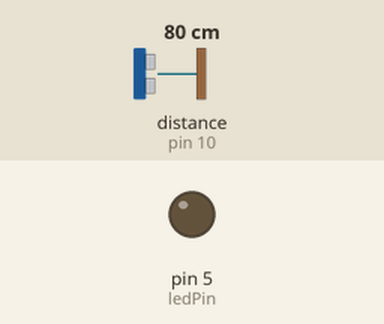
Recording of a sketch running on a simulated Arduino Uno, built with avr-gcc and run on an emulated ATmega328P. On the bench: output pins drawn as LEDs (lit = HIGH). Wiring (inferred from the names in the program): ultrasonic range finder: trigger pin 9; echo pin 10. Dashed ring = blinking. The inputs (shaded band) are chosen by the test bench; at power-on: distance to the obstacle (sensor on pin 10) 80 cm. The echo pulse lasts 58.3 µs per cm; pins used as bus, display or sensor lines are not drawn; what the sketch prints to the serial monitor is not drawn.

Above: at 1.2 s.
1.3 s: distance to the obstacle (sensor on pin 10) set to 60 cm
At 1.57 s:
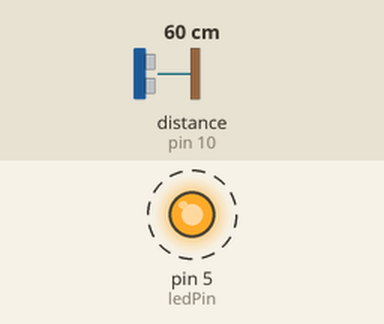
Timing chart, 0 to 4.3 s (numbered marks = the images above; inputs shaded):
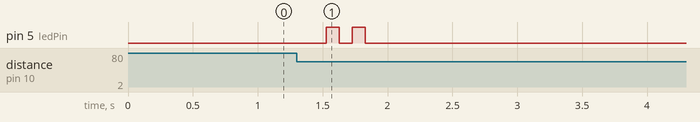

Measured:
- after the input at 1.3 s, pin 5 (ledPin): alternates HIGH for 0.10 s and LOW for 0.10 s, 4 changes in all, then stays LOW, starting after 0.23 s

The sketch:

test.ino
```cpp
const int trigPin = 9;
const int echoPin = 10;
const int ledPin = 5;
float distance_former = 0;

void setup() {
  long duration0;

  Serial.begin(9600);

  pinMode(trigPin, OUTPUT);
  pinMode(echoPin, INPUT);
  pinMode(ledPin,OUTPUT);

  //とりが信号を送る（初期状態の記録をするため）
  digitalWrite(trigPin, LOW);
  delayMicroseconds(2);
  digitalWrite(trigPin, HIGH);
  delayMicroseconds(10);
  digitalWrite(trigPin, LOW);

  duration0 = pulseIn(echoPin, HIGH);

  // 距離を計算（音速343m/s）
  distance_former = duration0 * 0.034 / 2;

}

void loop() {
  long duration;
  float distance;

  // トリガ信号を送る
  digitalWrite(trigPin, LOW);
  delayMicroseconds(2);
  digitalWrite(trigPin, HIGH);
  delayMicroseconds(10);
  digitalWrite(trigPin, LOW);

  // EchoピンがHIGHになっている時間を測定
  duration = pulseIn(echoPin, HIGH);

  // 距離を計算（音速343m/s）
  distance = duration * 0.034 / 2;

 //距離の変化が現在の距離の5%以上の大きさだったら開いたと判定する
  if ((distance_former - distance ) >= distance * 0.1){

    digitalWrite(ledPin,HIGH);
    delay(100);
    digitalWrite(ledPin,LOW);
    delay(100);
    digitalWrite(ledPin,HIGH);
    delay(100);
    digitalWrite(ledPin,LOW);

  } else {

    digitalWrite(ledPin,LOW);

  }

  // シリアルモニタに表示
  Serial.print("Distance: ");
  Serial.print(distance);
  Serial.println(" cm");

 //距離の前後変化比較用のやつです。
  distance_former = distance;

  delay(500);
}
```
